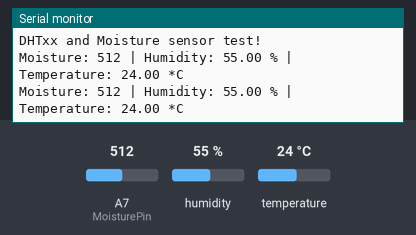
The sketch below on a simulated Arduino Nano, built with avr-gcc and run on an emulated ATmega328P. On the bench: the last lines printed to the serial monitor. Inputs (shaded band) come from the test bench; at power-on: humidity 55 %, A7 (MoisturePin) = 512, temperature 24 °C.

Above: at 2.8 s.
2.9 s: humidity set to 22 %
At 4.3 s:
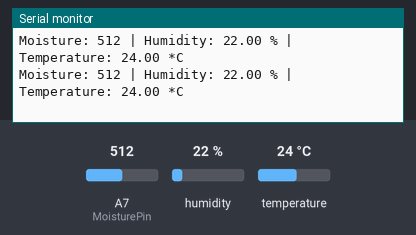
4.4 s: A7 (MoisturePin) set to 716
At 5.7 s:
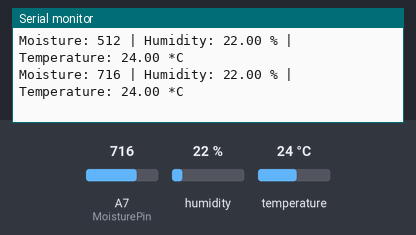
5.9 s: temperature set to 12 °C
At 7.0 s:
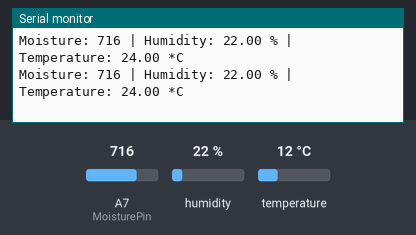
7.4 s: A7 (MoisturePin) set to 900
At 8.7 s:
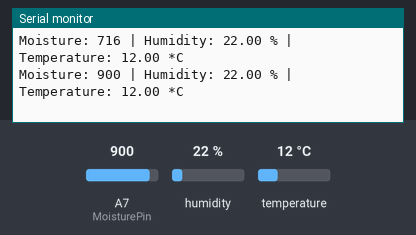
8.9 s: humidity set to 40 %
At 9.8 s:
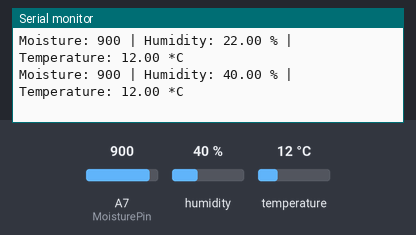
Timing chart, 0 to 11.4 s (numbered marks = the images above; inputs shaded):
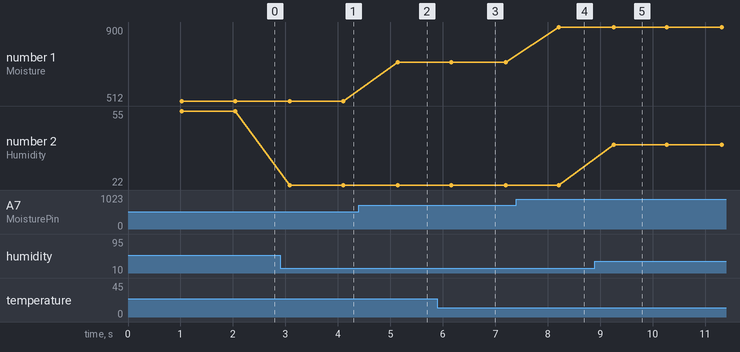

The sketch:

nano_multi.ino
```cpp
// Example testing sketch for DHT and Soil Moisture sensor data transmission

#include <DHT.h>
#include <SoftwareSerial.h>

#define DHTPIN 2         // Pin for DHT sensor
#define MoisturePin A7    // Pin for Moisture sensor
#define DHTTYPE DHT11     // DHT11 Sensor

SoftwareSerial espSerial(8, 9);  // RX = 8, TX = 9 (Ensure these are correct pins)

// Initialize DHT sensor
DHT dht(DHTPIN, DHTTYPE, 6);

void setup() {
  Serial.begin(9600);      // Debugging on Arduino Serial
  espSerial.begin(9600);   // Communication with NodeMCU
  Serial.println("DHTxx and Moisture sensor test!");
  dht.begin();               // Initialize the DHT sensor
}

void loop() {
  delay(1000);   // Wait for sensor data stabilization

  // Read data from sensors
  float humidity = dht.readHumidity();
  float temperature = dht.readTemperature();    // Celsius reading
  int moistureLevel = analogRead(MoisturePin);  // Read moisture value

  // Check if sensor readings are valid
  if (isnan(humidity) || isnan(temperature)) {
    Serial.println("Failed to read from DHT sensor!");
    return;
  }

  // Display data on Serial monitor
  Serial.print("Moisture: ");
  Serial.print(moistureLevel);
  Serial.print(" | Humidity: ");
  Serial.print(humidity);
  Serial.print(" % | Temperature: ");
  Serial.print(temperature);
  Serial.println(" *C");

  // Create data string to send (format matches NodeMCU parsing)
  String data = String("Moisture: ") + moistureLevel ;

  // Send data to NodeMCU
  espSerial.println(data);
}
```

Measured:
- after the input at 2.9 s, the serial monitor: prints a new line after 0.18 s (image 1)
- after the input at 4.4 s, the serial monitor: prints a new line after 0.74 s (image 2)
- after the input at 7.4 s, the serial monitor: prints a new line after 0.82 s (image 4)
- after the input at 8.9 s, the serial monitor: prints a new line after 0.36 s (image 5)
- plotted number 1: 512 → 716 after the input at 4.4 s, 716 → 900 after the input at 7.4 s
- plotted number 2: 55 → 22 after the input at 2.9 s, 22 → 40 after the input at 8.9 s
